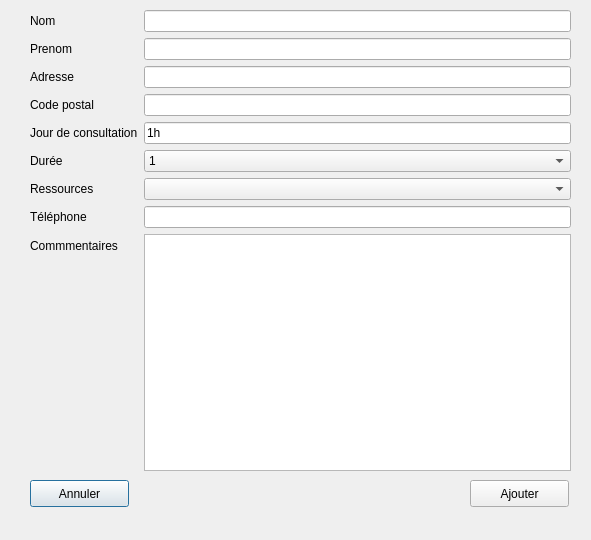
<?xml version="1.0" encoding="UTF-8"?>
<ui version="4.0">
 <class>AddPatient</class>
 <widget class="QDialog" name="AddPatient">
  <property name="geometry">
   <rect>
    <x>0</x>
    <y>0</y>
    <width>591</width>
    <height>540</height>
   </rect>
  </property>
  <property name="windowTitle">
   <string>Dialog</string>
  </property>
  <widget class="QWidget" name="formLayoutWidget">
   <property name="geometry">
    <rect>
     <x>30</x>
     <y>10</y>
     <width>541</width>
     <height>461</height>
    </rect>
   </property>
   <layout class="QFormLayout" name="formLayout">
    <item row="0" column="0">
     <widget class="QLabel" name="label">
      <property name="text">
       <string>Nom</string>
      </property>
     </widget>
    </item>
    <item row="0" column="1">
     <widget class="QLineEdit" name="nameText"/>
    </item>
    <item row="1" column="0">
     <widget class="QLabel" name="label_2">
      <property name="text">
       <string>Prenom</string>
      </property>
     </widget>
    </item>
    <item row="1" column="1">
     <widget class="QLineEdit" name="surnameText"/>
    </item>
    <item row="2" column="0">
     <widget class="QLabel" name="label_3">
      <property name="text">
       <string>Adresse</string>
      </property>
     </widget>
    </item>
    <item row="2" column="1">
     <widget class="QLineEdit" name="addressText"/>
    </item>
    <item row="3" column="0">
     <widget class="QLabel" name="label_4">
      <property name="text">
       <string>Code postal</string>
      </property>
     </widget>
    </item>
    <item row="3" column="1">
     <widget class="QLineEdit" name="postalCodeText"/>
    </item>
    <item row="4" column="0">
     <widget class="QLabel" name="label_5">
      <property name="text">
       <string>Jour de consultation</string>
      </property>
     </widget>
    </item>
    <item row="4" column="1">
     <widget class="QLineEdit" name="consultationText">
      <property name="text">
       <string>1h</string>
      </property>
     </widget>
    </item>
    <item row="5" column="0">
     <widget class="QLabel" name="label_6">
      <property name="text">
       <string>Durée</string>
      </property>
     </widget>
    </item>
    <item row="5" column="1">
     <widget class="QComboBox" name="durationBox">
      <item>
       <property name="text">
        <string>1</string>
       </property>
      </item>
      <item>
       <property name="text">
        <string>2</string>
       </property>
      </item>
      <item>
       <property name="text">
        <string>3</string>
       </property>
      </item>
      <item>
       <property name="text">
        <string>4</string>
       </property>
      </item>
      <item>
       <property name="text">
        <string>5</string>
       </property>
      </item>
     </widget>
    </item>
    <item row="6" column="0">
     <widget class="QLabel" name="label_7">
      <property name="text">
       <string>Ressources</string>
      </property>
     </widget>
    </item>
    <item row="8" column="0">
     <widget class="QLabel" name="label_8">
      <property name="text">
       <string>Commmentaires</string>
      </property>
     </widget>
    </item>
    <item row="8" column="1">
     <widget class="QTextEdit" name="commentText"/>
    </item>
    <item row="7" column="0">
     <widget class="QLabel" name="label_9">
      <property name="text">
       <string>Téléphone</string>
      </property>
     </widget>
    </item>
    <item row="7" column="1">
     <widget class="QLineEdit" name="phoneText"/>
    </item>
    <item row="6" column="1">
     <widget class="QComboBox" name="ressourceBox"/>
    </item>
   </layout>
  </widget>
  <widget class="QPushButton" name="cancelButton">
   <property name="geometry">
    <rect>
     <x>30</x>
     <y>480</y>
     <width>99</width>
     <height>27</height>
    </rect>
   </property>
   <property name="text">
    <string>Annuler</string>
   </property>
  </widget>
  <widget class="QPushButton" name="addButton">
   <property name="geometry">
    <rect>
     <x>470</x>
     <y>480</y>
     <width>99</width>
     <height>27</height>
    </rect>
   </property>
   <property name="text">
    <string>Ajouter</string>
   </property>
  </widget>
 </widget>
 <resources/>
 <connections/>
</ui>
